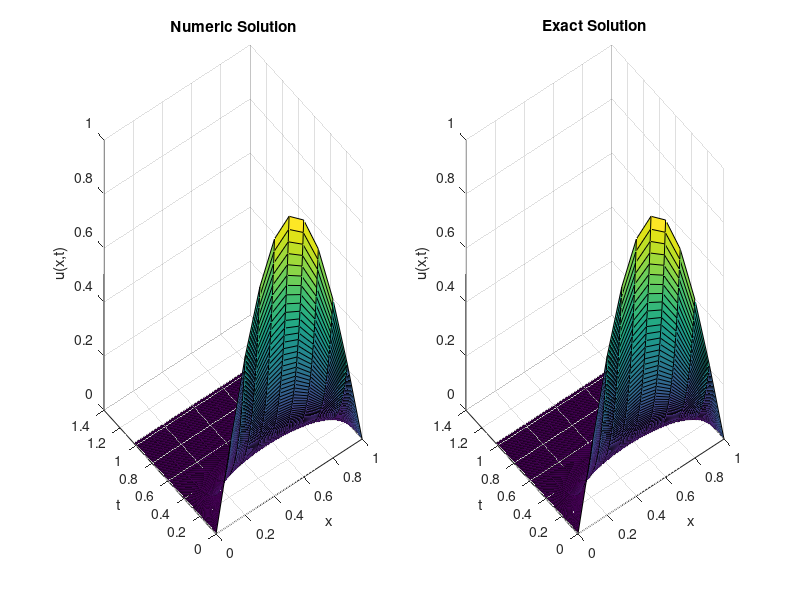

Write the MATLAB code that produced this figure.
% diff_explicitb.m
% AUTHOR: Dwight Townsend, 7/6/2011
%
% This is a script to solve a partial differential equation using the
% explicit method.
%
% INPUTS: n - the number of meshpoints to compute
%         k - the step size of the t variable
%         M - the number of steps in t to be computed is M

clear all;
close all;

n = 9;
k = 0.005125;
M = 200;

%% Initialize
h = 1/(n+1);
s = k/h^2;
t = 0;

g = @(x) sin(pi*x);
a = @(t) 0;
b = @(t) 0;

% We still need to get our first w vector
i = 0:n+1;
for j=1:n+2             % Obtain the initial distribution
    w(j) = g(h*i(j));
end

soln = [w];




%% Solution


for j = 1:M
    v(1) = a(j*k);      % First get the end points.
    v(n+2) = b(j*k);
    for i = 1:n         % Then the rest of the stuff.
        v(i+1) = s*w(i) + (1-2*s)*w(i+1) + s*w(i+2);
    end
    t = [t j*k];
    soln = [soln; v];
    w = v;
end


subplot(1,2,1);
[X,T] = meshgrid(linspace(0,1,n+2),t);
surf(X,T,soln);
title('Numeric Solution');
xlabel('x'); ylabel('t'); zlabel('u(x,t)');




%% Exact Solution
x = 0:0.05:1;
t_e = 0:0.05:1;

subplot(1,2,2);
[X,T] = meshgrid(linspace(0,1,n+2),t);
u = exp(-pi^2 .* T) .* sin(pi.*X);
surf(X,T,u);
title('Exact Solution');
xlabel('x'); ylabel('t'); zlabel('u(x,t)');

    
